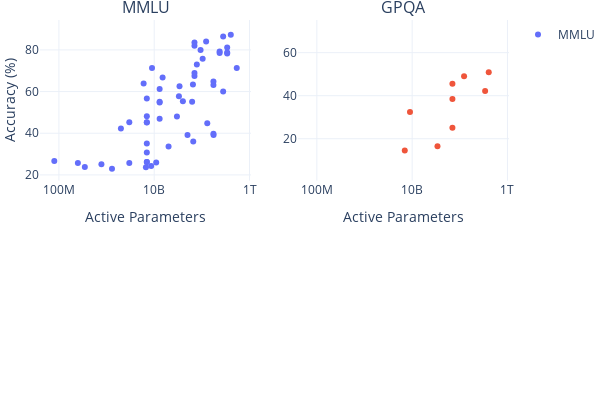

The notebook cell saved with this chart:
### Code cell
fig = make_subplots(rows=2, cols=2, subplot_titles=benchmarks_to_plot, vertical_spacing=0.15)

for i, bench in enumerate(benchmarks_to_plot):
    plot_df = df[~(df['System'] == 'Random chance')]
    if non_suspects_only:
        if bench == 'GPQA':
            # GPQA was released November 20, 2023
            old_df = plot_df[plot_df['Date'] < pd.to_datetime('2023-11-20')]
            new_df = plot_df[plot_df['Date'] >= pd.to_datetime('2023-11-20')]
            new_df = new_df[new_df['Trust in benchmark results'] >= 0]
            plot_df = pd.concat([old_df, new_df])
        elif bench == 'MMLU':
            plot_df = plot_df[plot_df['Trust in benchmark results'] >= 0]
    elif trusted_only:
        plot_df = plot_df[plot_df['Trust in benchmark results'] > 0]

    fig.append_trace(
        go.Scatter(
            x=plot_df['Active Parameters'],
            y=100 * plot_df[bench],
            mode='markers',
            text=plot_df['System'],
            name=bench,
            showlegend=True if i == 0 else False
        ),
        row=i//2 + 1, col=i%2 + 1
    )

    # Update x and y axes for this subplot
    fig.update_xaxes(
        title_text="Active Parameters",  # if i//2 + 1 == 2 else None,
        type='log',
        tickmode='linear',
        dtick=2,  # This sets ticks at every two powers of 10
        row=i//2 + 1,
        col=i%2 + 1
    )

    if i%2 + 1 == 1:
        fig.update_yaxes(title_text="Accuracy (%)", row=i//2 + 1, col=i%2 + 1)

# Improve the layout
fig.update_layout(
    template='plotly_white',
    width=600,
    height=400,
    # legend_title="Model accessibility",
    font=dict(size=12),
    hovermode="closest",
)

# Margins
fig.update_layout(
    margin=dict(l=0, r=0, t=20, b=0)
)

# Save the plot
if save:
    save_plot(fig, results_dir, 'benchmark_active_params')

# Show the plot
fig.show()

### Figure 1 — Plotly figure (JSON) as saved in the notebook; plotly's stock layout.template omitted (floating-point values rounded to 4 significant figures; data arrays with more than 128 entries replaced by an {"elided": "..."} marker saying what was removed)
{"data": [{"mode": "markers", "name": "MMLU", "showlegend": true, "text": ["BLOOM-176B", "BloombergGPT", "Camelidae-8x34B", "ChatGLM-6B", "ChatGLM2-12B-base", "ChatGLM2-6B-base", "ChatGLM3-6B", "Chinchilla 70B", "Claude 2", "Claude 2.1", "Claude 3 Haiku", "Claude 3 Opus", "Claude 3 Sonnet", "Claude 3.5 Sonnet", "code-cushman-001", "code-davinci-001", "code-davinci-002", "CodeLlama 34B Instruct", "Cohere Command R+", "DeepSeek Chat", "DeepSeek-7B", "DeepSeek-Coder", "DeepSeek-Coder-V2", "DeepSeek-V2", "Falcon 40B", "Falcon 7B", "Gemini 1.0 Pro", "Gemini 1.5 Flash Preview", "Gemini 1.5 Pro (April 2024)", "Gemini 1.5 Pro (Exp-0801)", "Gemini 1.5 Pro (May 2024)", "Gemini Ultra", "Gemma 1 2B", "Gemma 2 9B", "GLM 130B", "GLM-4 (0116)", "Gopher 280B", "GPT-3.5-turbo-16k", "GPT-3.5-turbo-16k-0125", "GPT-4 (original)", "gpt-4-1106-preview", "gpt-4-turbo-2024-04-09", "GPT-4o", "GPT-4o mini", "GPT-4o mini-0718", "GPT-4o-0806", "GPT-NeoX 20B", "Grok-1", "Hermes-2 Theta Llama 3 70B", "Inflection-2", "Inflection-2.5", "Jamba 1.5 Large", "Llama 3 70B", "Llama 3.1 405B", "Llama 3.1 70B", "Llama 3.1 8B", "LLaMa-1 13B", "LLaMa-1 33B", "LLaMa-1 65B", "LLaMa-1 7B", "LLaMa-2 13B", "LLaMa-2 34B", "LLaMa-2 70B", "LLaMa-2 7B", "Mistral Large", "Mistral Large 2", "Mistral Nemo", "Mixtral 8x7B", "MPT 30B", "MPT 7B", "Nemotron-4-340B Base", "Nemotron-4-340B Instruct", "o1 mini", "o1 preview", "OPT-175B", "OPT-1B", "OPT-30B", "OPT-66B", "PaLM 540B", "PaLM 63B", "PaLM 9B", "PaLM-2", "Qwen 7B", "Qwen1.5 110B", "Qwen1.5 32B", "Qwen1.5 72B", "Qwen2idae-16x14B", "StableLM-3B-4E1T", "StableLM-alpha-7b", "StableLM-alpha-7b-v2", "T5-Base", "T5-Large", "T5-Small", "T5-XL", "T5-XXL", "text-ada-001", "text-babbage-001", "text-curie-001", "text-davinci-001", "text-davinci-002", "text-davinci-003", "XVerse-13B", "XVerse-13B-2", "XVerse-65B", "XVerse-7B", "Yi-1.5-34B", "Yi-6B", "Yi-Large"], "type": "scatter", "x": [176000000000, 50000000000, null, 6000000000, 12000000000, 6000000000, 6000000000, 70000000000, null, null, null, null, null, null, 12000000000, 175000000000, null, 34000000000, 104000000000, null, 7000000000, null, 236000000000, 236000000000, 40000000000, 7000000000, null, null, null, null, null, null, 2000000000, 9000000000, 130000000000, null, 280000000000, null, null, 280000000000, null, null, null, null, null, null, 20000000000, 78500000000, null, null, null, 94000000000, 70000000000, 405000000000, 70000000000, null, 13000000000, 33000000000, 65000000000, 7000000000, 13000000000, 34000000000, 70000000000, 7000000000, null, 123000000000, null, null, 30000000000, 7000000000, 340000000000, 340000000000, null, null, 175000000000, 1300000000, 30000000000, 66000000000, 540000000000, 62500000000, 8630000000, 340000000000, 7000000000, null, null, null, 15000000000, 3000000000, 7000000000, 7000000000, 250000000, 780000000, 80000000, 3000000000, 11000000000, 350000000, 1300000000, 6700000000, 175000000000, 175000000000, 175000000000, 13000000000, 13000000000, 65000000000, 7000000000, null, 6000000000, null], "xaxis": "x", "y": [39.13, 39.18, 75.6, null, null, null, null, 67.5, 78.5, null, null, 86.8, 79, 88.7, null, null, 68.2, null, 75.7, null, 48.2, null, 79.2, 78.5, 55.4, 26.2, 71.8, 78.9, 81.9, null, 85.9, 83.96, 42.3, 71.3, 44.8, null, 60, 70, null, 86.4, null, null, 87.2, 82, null, null, 33.6, 73, null, 79.6, 79.6, 80, 82, 87.3, 83.6, null, 46.9, 57.8, 63.4, 35.1, 54.8, 62.6, 68.9, 45.3, 81.2, 84, null, null, 48, 30.8, 81.1, 78.7, null, null, null, null, null, 35.99, 71.3, 55.1, 24.3, 78.3, 56.7, null, null, null, 66.7, 45.23, 26.21, 45.1, 25.7, 25.1, 26.7, 25.7, 25.9, 23.8, 22.9, 23.7, 39.7, 63.1, 64.8, 55.1, 61.2, null, null, null, 63.85, 83.8], "yaxis": "y"}, {"mode": "markers", "name": "GPQA", "showlegend": false, "text": {"elided": "141 str values"}, "type": "scatter", "x": {"elided": "141 int values"}, "xaxis": "x2", "y": {"elided": "141 float values"}, "yaxis": "y2"}], "layout": {"annotations": [{"font": {"size": 16}, "showarrow": false, "text": "MMLU", "x": 0.225, "xanchor": "center", "xref": "paper", "y": 1, "yanchor": "bottom", "yref": "paper"}, {"font": {"size": 16}, "showarrow": false, "text": "GPQA", "x": 0.775, "xanchor": "center", "xref": "paper", "y": 1, "yanchor": "bottom", "yref": "paper"}], "font": {"size": 12}, "height": 400, "hovermode": "closest", "margin": {"b": 0, "l": 0, "r": 0, "t": 20}, "width": 600, "xaxis": {"anchor": "y", "domain": [0, 0.45], "dtick": 2, "tickmode": "linear", "title": {"text": "Active Parameters"}, "type": "log"}, "xaxis2": {"anchor": "y2", "domain": [0.55, 1], "dtick": 2, "tickmode": "linear", "title": {"text": "Active Parameters"}, "type": "log"}, "xaxis3": {"anchor": "y3", "domain": [0, 0.45]}, "xaxis4": {"anchor": "y4", "domain": [0.55, 1]}, "yaxis": {"anchor": "x", "domain": [0.575, 1], "title": {"text": "Accuracy (%)"}}, "yaxis2": {"anchor": "x2", "domain": [0.575, 1]}, "yaxis3": {"anchor": "x3", "domain": [0, 0.425]}, "yaxis4": {"anchor": "x4", "domain": [0, 0.425]}}}
